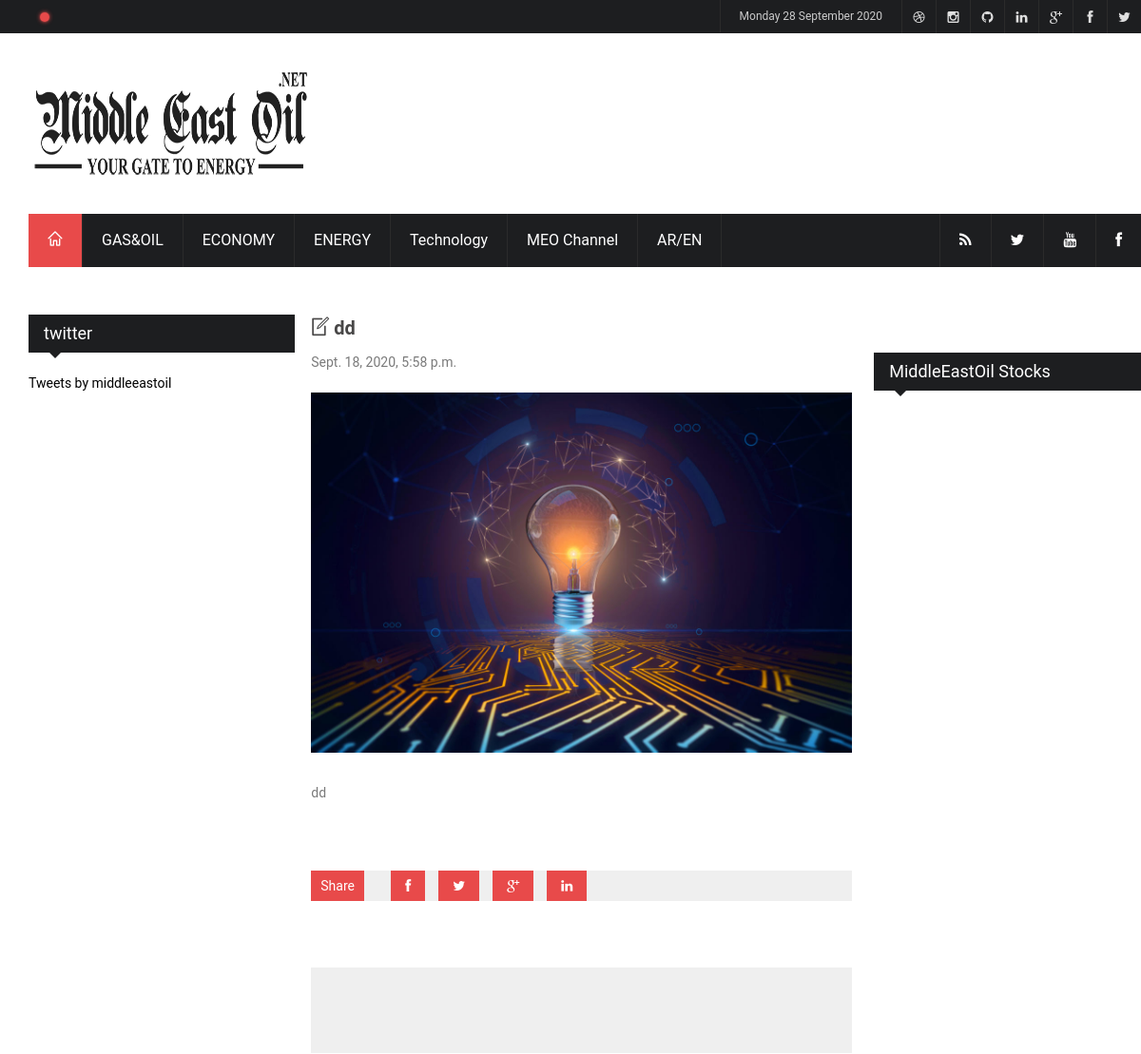
Page /post/4/ (upper part) on the earlier database version.
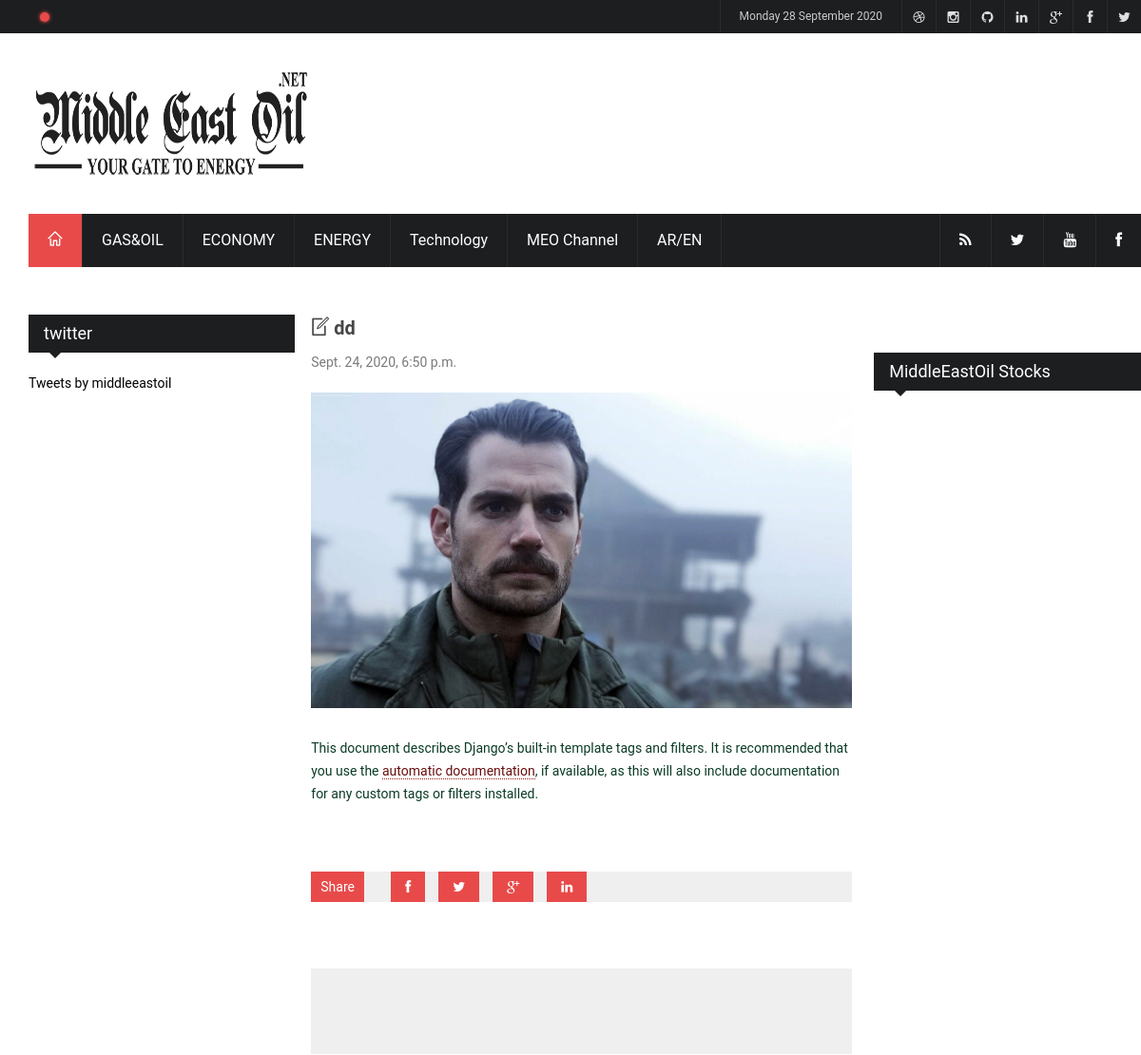
Same page on the later database version.
### base/models.py (models this page shows, shortened)
class LatestPost(models.Model):
    MY_CHOICES = ((1, 'Gas&Oil'),
              (2, 'Economy'),
              (3, 'Energy'),
              (5, 'Technology'))
    title = models.CharField(max_length=100)
    content = models.TextField()
    post_pic = models.ImageField(default='welcome.gif',null=True,blank=True)
    category = MultiSelectField(choices=MY_CHOICES,
                         max_choices=4,
                         max_length=30,null=True,blank=True)
    date_posted = models.DateTimeField(default=timezone.now)

### base/views.py (the view)
# urls.py: path('post/<int:pk>/', LatestPostt.as_view(), name='latestpost'),
class LatestPostt(DetailView):
    model = LatestPost

### base/templates/base/latestpost_detail.html (shortened to what the changed rows need)
{% load static %}
{% load embed_video_tags %}
<!DOCTYPE html>
<html lang="en" dir="ltr" prefix="content: http://purl.org/rss/1.0/modules/content/  dc: http://purl.org/dc/terms/  foaf: http://xmlns.com/foaf/0.1/  og: http://ogp.me/ns#  rdfs: http://www.w3.org/2000/01/rdf-schema#  schema: http://schema.org/  sioc: http://rdfs.org/sioc/ns#  sioct: http://rdfs.org/sioc/types#  skos: http://www.w3.org/2004/02/skos/core#  xsd: http://www.w3.org/2001/XMLSchema# ">
<head>
<link rel="stylesheet" media="all" href="{% static 'node9/css/css_bglK1hum8j7rkk-xSV1rZLsxTd8oeS1GzIubjeH11ek4b85.css'%}" />
<link rel="stylesheet" media="all" href="{% static 'node9/css/css_S4h9EpShQU0uvaaueIQXgxKVjxJC1I1OE5aRWvcugaw4b85.css'%}" />
	<link rel="stylesheet" type="text/css" href="{% static 'css/styles/icons.css'%}" media="screen" />
</head>
<body style="background:#ddd url(../sites/default/files/background/6_1.jpg) fixed">
<div id="layout" class="boxed">
<div class="page-content">
<div class="row clearfix page">
<div class="grid_9 alpha">
<div class="grid_8 omega posts righter">
<div class="single_post mbf clearfix">
<h3 class="single_title"> <i class="icon-document-edit mi"></i>{{object.title}} </h3>
<div class="meta mb"> {{object.date_posted}} <a href="#" onclick="return false;"></a> </div>
<img src="{{object.post_pic.url}}" alt="Shooting for new goodies" />
<div class="body-single-post">
<div property="schema:text"><p>{{object.content|safe}}</p>
</div>
</div>
</div>
</div>
</div>
</div>
</div>
</div>
</body>
</html>

Differences in the rows shown:
changed LatestPost "dd": date_posted "Sept. 18, 2020, 5:58 p.m." → "Sept. 24, 2020, 6:50 p.m."; post_pic: a different picture; content "dd" → "This document describes Django’s built-in template tags and filters. It is recommended that you use the automatic documentation , if available, as this will also include documentation for any custom tags or filters installed."
